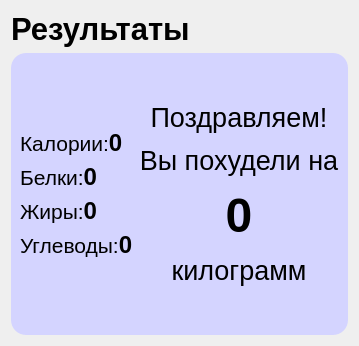
           <widget class="QWidget" name="resultPage">
            <layout class="QHBoxLayout" name="horizontalLayout_41">
             <item>
              <layout class="QVBoxLayout" name="verticalLayout_58" stretch="0,0">
               <property name="sizeConstraint">
                <enum>QLayout::SetNoConstraint</enum>
               </property>
               <item>
                <layout class="QVBoxLayout" name="verticalLayout_59">
                 <property name="sizeConstraint">
                  <enum>QLayout::SetMinimumSize</enum>
                 </property>
                 <item>
                  <widget class="QLabel" name="label_107">
                   <property name="font">
                    <font>
                     <pointsize>23</pointsize>
                     <weight>75</weight>
                     <bold>true</bold>
                    </font>
                   </property>
                   <property name="text">
                    <string>Результаты</string>
                   </property>
                  </widget>
                 </item>
                </layout>
               </item>
               <item>
                <layout class="QVBoxLayout" name="verticalLayout_60" stretch="1,0">
                 <item>
                  <widget class="QFrame" name="frame_17">
                   <property name="styleSheet">
                    <string notr="true">QFrame {
	border-radius: 15px;
	background-color: rgb(212, 212, 255);
}
</string>
                   </property>
                   <property name="frameShape">
                    <enum>QFrame::StyledPanel</enum>
                   </property>
                   <property name="frameShadow">
                    <enum>QFrame::Raised</enum>
                   </property>
                   <layout class="QVBoxLayout" name="verticalLayout_61">
                    <property name="topMargin">
                     <number>9</number>
                    </property>
                    <item>
                     <layout class="QHBoxLayout" name="horizontalLayout_42">
                      <item>
                       <layout class="QVBoxLayout" name="verticalLayout_62">
                        <item>
                         <spacer name="verticalSpacer_16">
                          <property name="orientation">
                           <enum>Qt::Vertical</enum>
                          </property>
                          <property name="sizeHint" stdset="0">
                           <size>
                            <width>20</width>
                            <height>40</height>
                           </size>
                          </property>
                         </spacer>
                        </item>
                        <item>
                         <widget class="QLabel" name="label_108">
                          <property name="text">
                           <string>&lt;html&gt;&lt;head/&gt;&lt;body&gt;&lt;p&gt;&lt;span style=&quot; font-size:16pt;&quot;&gt;Калории:&lt;/span&gt;&lt;span style=&quot; font-size:18pt; font-weight:600;&quot;&gt;0&lt;/span&gt;&lt;/p&gt;&lt;/body&gt;&lt;/html&gt;</string>
                          </property>
                         </widget>
                        </item>
                        <item>
                         <widget class="QLabel" name="label_109">
                          <property name="text">
                           <string>&lt;html&gt;&lt;head/&gt;&lt;body&gt;&lt;p&gt;&lt;span style=&quot; font-size:16pt;&quot;&gt;Белки:&lt;/span&gt;&lt;span style=&quot; font-size:18pt; font-weight:600;&quot;&gt;0&lt;/span&gt;&lt;/p&gt;&lt;/body&gt;&lt;/html&gt;</string>
                          </property>
                         </widget>
                        </item>
                        <item>
                         <widget class="QLabel" name="PPLabel_4">
                          <property name="text">
                           <string>&lt;html&gt;&lt;head/&gt;&lt;body&gt;&lt;p&gt;&lt;span style=&quot; font-size:16pt;&quot;&gt;Жиры:&lt;/span&gt;&lt;span style=&quot; font-size:18pt; font-weight:600;&quot;&gt;0&lt;/span&gt;&lt;/p&gt;&lt;/body&gt;&lt;/html&gt;</string>
                          </property>
                         </widget>
                        </item>
                        <item>
                         <widget class="QLabel" name="TrainingLabel_4">
                          <property name="text">
                           <string>&lt;html&gt;&lt;head/&gt;&lt;body&gt;&lt;p&gt;&lt;span style=&quot; font-size:16pt;&quot;&gt;Углеводы:&lt;/span&gt;&lt;span style=&quot; font-size:18pt; font-weight:600;&quot;&gt;0&lt;/span&gt;&lt;/p&gt;&lt;/body&gt;&lt;/html&gt;</string>
                          </property>
                         </widget>
                        </item>
                        <item>
                         <spacer name="verticalSpacer_17">
                          <property name="orientation">
                           <enum>Qt::Vertical</enum>
                          </property>
                          <property name="sizeHint" stdset="0">
                           <size>
                            <width>20</width>
                            <height>40</height>
                           </size>
                          </property>
                         </spacer>
                        </item>
                       </layout>
                      </item>
                      <item>
                       <layout class="QVBoxLayout" name="verticalLayout_63">
                        <item>
                         <spacer name="verticalSpacer_18">
                          <property name="orientation">
                           <enum>Qt::Vertical</enum>
                          </property>
                          <property name="sizeHint" stdset="0">
                           <size>
                            <width>20</width>
                            <height>40</height>
                           </size>
                          </property>
                         </spacer>
                        </item>
                        <item>
                         <widget class="QLabel" name="label_110">
                          <property name="text">
                           <string>&lt;html&gt;&lt;head/&gt;&lt;body&gt;&lt;p align=&quot;center&quot;&gt;&lt;span style=&quot; font-size:20pt;&quot;&gt;Поздравляем!&lt;/span&gt;&lt;/p&gt;&lt;p align=&quot;center&quot;&gt;&lt;span style=&quot; font-size:20pt;&quot;&gt;Вы похудели на&lt;/span&gt;&lt;/p&gt;&lt;p align=&quot;center&quot;&gt;&lt;span style=&quot; font-size:36pt; font-weight:600;&quot;&gt;0&lt;/span&gt;&lt;/p&gt;&lt;p align=&quot;center&quot;&gt;&lt;span style=&quot; font-size:20pt;&quot;&gt;килограмм&lt;/span&gt;&lt;/p&gt;&lt;/body&gt;&lt;/html&gt;</string>
                          </property>
                         </widget>
                        </item>
                        <item>
                         <spacer name="verticalSpacer_19">
                          <property name="orientation">
                           <enum>Qt::Vertical</enum>
                          </property>
                          <property name="sizeHint" stdset="0">
                           <size>
                            <width>20</width>
                            <height>40</height>
                           </size>
                          </property>
                         </spacer>
                        </item>
                       </layout>
                      </item>
                     </layout>
                    </item>
                   </layout>
                  </widget>
                 </item>
                 <item>
                  <layout class="QVBoxLayout" name="verticalLayout_64"/>
                 </item>
                </layout>
               </item>
              </layout>
             </item>
            </layout>
           </widget>
